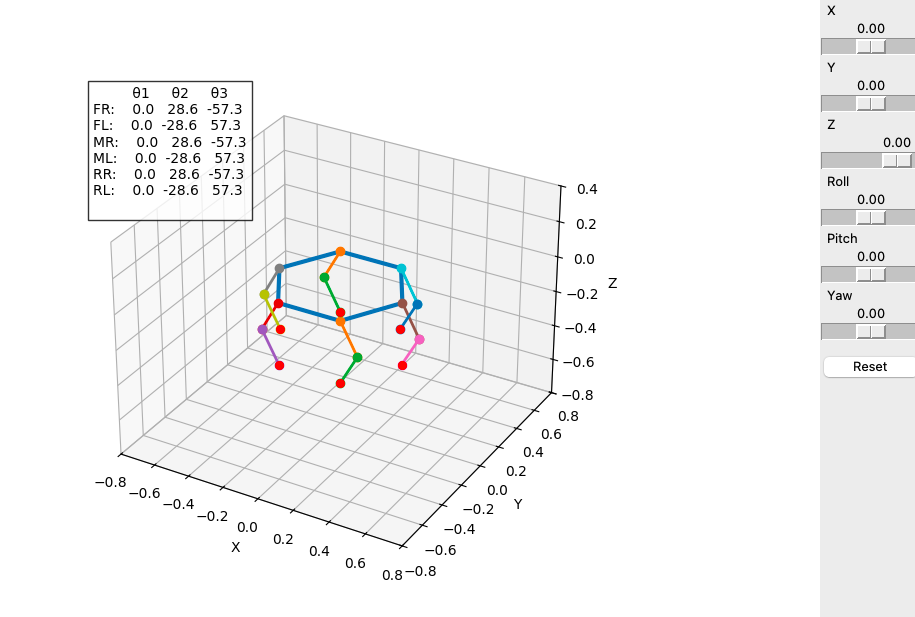

Reproduce this figure in Python.
import matplotlib

matplotlib.use('TkAgg')

import numpy as np
import matplotlib.pyplot as plt
import tkinter as tk
from matplotlib.backends.backend_tkagg import FigureCanvasTkAgg

# -----------------------------
# Robot parameters
# -----------------------------
L1, L2 = 0.2, 0.2

# -----------------------------
# Base pose
# -----------------------------
base_pose = [0, 0, 0, 0, 0, 0]
base_defaults = base_pose[:]

# -----------------------------
# HEXAPOD GEOMETRY
# -----------------------------
hex_radius = 0.35
angles = np.deg2rad([0, 60, 120, 180, 240, 300])

body = np.array([
                    [hex_radius * np.cos(a), hex_radius * np.sin(a), 0]
                    for a in angles
                ] + [[hex_radius * np.cos(angles[0]), hex_radius * np.sin(angles[0]), 0]])

hip_offsets = {
    "FR": body[5],
    "FL": body[4],
    "ML": body[3],
    "MR": body[0],
    "RL": body[2],
    "RR": body[1]
}


# -----------------------------
# FK 
# -----------------------------
def fk(t1, t2, t3):
    X = L1 * np.sin(t2) + L2 * np.sin(t2 + t3)
    Y = (L1 * np.cos(t2) + L2 * np.cos(t2 + t3)) * np.sin(t1)
    Z = -(L1 * np.cos(t2) + L2 * np.cos(t2 + t3)) * np.cos(t1)
    return np.array([X, Y, Z])


# -----------------------------
# DEFAULT ANGLES
# -----------------------------
default_angles = {
    "FR": [0.0, 0.5, -1.0],
    "FL": [0.0, -0.5, 1.0],
    "MR": [0.0, 0.5, -1.0],
    "ML": [0.0, -0.5, 1.0],
    "RR": [0.0, 0.5, -1.0],
    "RL": [0.0, -0.5, 1.0]
}

# -----------------------------
# COMPUTE FIXED FEET
# -----------------------------
feet_world = {}
for leg in default_angles:
    t1, t2, t3 = default_angles[leg]
    feet_world[leg] = hip_offsets[leg] + fk(t1, t2, t3)


# -----------------------------
# ROTATION MATRIX
# -----------------------------
def rot_matrix(roll, pitch, yaw):
    Rx = np.array([
        [1, 0, 0],
        [0, np.cos(roll), -np.sin(roll)],
        [0, np.sin(roll), np.cos(roll)]
    ])
    Ry = np.array([
        [np.cos(pitch), 0, np.sin(pitch)],
        [0, 1, 0],
        [-np.sin(pitch), 0, np.cos(pitch)]
    ])
    Rz = np.array([
        [np.cos(yaw), -np.sin(yaw), 0],
        [np.sin(yaw), np.cos(yaw), 0],
        [0, 0, 1]
    ])
    return Rz @ Ry @ Rx


# -----------------------------
# IK 
# -----------------------------
def ik(x, y, z, flip_elbow=False):
    t1 = np.arctan2(y, -z)

    R = np.sqrt(y ** 2 + z ** 2)
    R = max(R, 1e-6)

    D = x ** 2 + R ** 2
    c = np.clip((D - L1 ** 2 - L2 ** 2) / (2 * L1 * L2), -1, 1)

    # Standard positive t3 = Elbow Down
    t3 = np.arccos(c)

    # Flip t3 to negative for Elbow Up (Right legs)
    if flip_elbow:
        t3 = -t3

    t2 = np.arctan2(x, R) - np.arctan2(
        L2 * np.sin(t3),
        L1 + L2 * np.cos(t3)
    )

    return t1, t2, t3


# -----------------------------
# PLOT
# -----------------------------
fig = plt.figure(figsize=(8, 6))
ax = fig.add_subplot(111, projection='3d')


def draw():
    ax.clear()

    bx, by, bz, roll, pitch, yaw = base_pose
    Rb = rot_matrix(roll, pitch, yaw)
    base = np.array([bx, by, bz])

    # Body
    body_world = (Rb @ body.T).T + base
    ax.plot(body_world[:, 0], body_world[:, 1], body_world[:, 2], linewidth=3)

    angles_dict = {}

    for leg in feet_world:
        foot_w = feet_world[leg]
        hip_w = base + Rb @ hip_offsets[leg]

        foot_local = Rb.T @ (foot_w - hip_w)

        # Logic: Right legs (FR, MR, RR) set to Elbow Up
        is_right = leg in ["FR", "MR", "RR"]
        t1, t2, t3 = ik(*foot_local, flip_elbow=is_right)

        angles_dict[leg] = np.degrees([t1, t2, t3])

        # Knee
        knee = hip_w + Rb @ np.array([
            L1 * np.sin(t2),
            L1 * np.cos(t2) * np.sin(t1),
            -L1 * np.cos(t2) * np.cos(t1)
        ])

        # Foot
        foot_calc = hip_w + Rb @ fk(t1, t2, t3)

        # Draw leg segments
        ax.plot([hip_w[0], knee[0]],
                [hip_w[1], knee[1]],
                [hip_w[2], knee[2]], marker='o', linewidth=2)

        ax.plot([knee[0], foot_calc[0]],
                [knee[1], foot_calc[1]],
                [knee[2], foot_calc[2]], marker='o', linewidth=2)

        ax.scatter(*foot_w, s=30, color='red')

    # INFO BOX
    info = "         θ1     θ2     θ3\n"
    for leg in ["FR", "FL", "MR", "ML", "RR", "RL"]:
        t1, t2, t3 = angles_dict.get(leg, [0, 0, 0])
        info += f"{leg}: {t1:6.1f} {t2:6.1f} {t3:6.1f}\n"

    ax.text2D(0.02, 0.98, info,
              transform=ax.transAxes,
              bbox=dict(facecolor='white', alpha=0.8),
              va='top')

    ax.set_xlim([-0.8, 0.8]);
    ax.set_ylim([-0.8, 0.8]);
    ax.set_zlim([-0.8, 0.4])
    ax.set_xlabel("X");
    ax.set_ylabel("Y");
    ax.set_zlabel("Z")


# -----------------------------
# UI
# -----------------------------
root = tk.Tk()
root.title("Hexapod IK (Left: Down, Right: Up)")
root.geometry("1100x650")

canvas = FigureCanvasTkAgg(fig, master=root)
canvas.get_tk_widget().pack(side=tk.LEFT, fill=tk.BOTH, expand=True)

panel = tk.Frame(root)
panel.pack(side=tk.RIGHT, fill=tk.Y)


def update(i, val):
    base_pose[i] = float(val)
    draw()
    canvas.draw_idle()


labels = ["X", "Y", "Z", "Roll", "Pitch", "Yaw"]
limits = [
    (-0.2, 0.2), (-0.2, 0.2), (-0.35, 0.05),
    (-0.17, 0.17), (-0.17, 0.17), (-0.6, 0.6)
]

sliders = []
for i, name in enumerate(labels):
    s = tk.Scale(panel, from_=limits[i][0], to=limits[i][1],
                 resolution=0.01, orient=tk.HORIZONTAL, label=name,
                 command=lambda v, j=i: update(j, v))
    s.set(base_pose[i])
    s.pack(fill="x")
    sliders.append((s, i))


def reset():
    for i in range(len(base_pose)):
        base_pose[i] = base_defaults[i]
    for s, i in sliders:
        s.set(base_pose[i])
    draw()
    canvas.draw()


tk.Button(panel, text="Reset", command=reset).pack(fill="x", pady=10)

draw()
canvas.draw()
root.mainloop()
